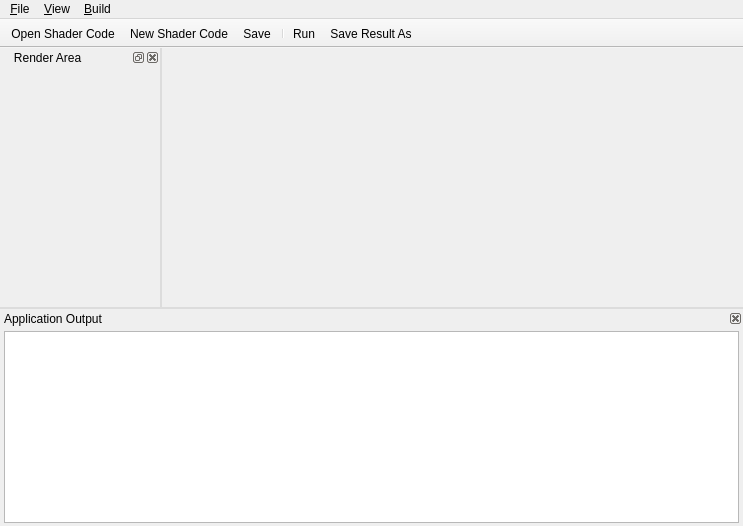
<?xml version="1.0" encoding="UTF-8"?>
<ui version="4.0">
 <class>MainWindow</class>
 <widget class="QMainWindow" name="MainWindow">
  <property name="geometry">
   <rect>
    <x>0</x>
    <y>0</y>
    <width>743</width>
    <height>526</height>
   </rect>
  </property>
  <property name="windowTitle">
   <string>Shader Lab</string>
  </property>
  <property name="windowIcon">
   <iconset resource="../shaderlab.qrc">
    <normaloff>:/ico/img/1303588878_laboratory.png</normaloff>:/ico/img/1303588878_laboratory.png</iconset>
  </property>
  <property name="windowOpacity">
   <double>1.000000000000000</double>
  </property>
  <property name="layoutDirection">
   <enum>Qt::LeftToRight</enum>
  </property>
  <property name="styleSheet">
   <string notr="true">QMainWindow::separator {
     background:  rgb(220, 220, 220);
     width: 2px; /* when vertical */
     height: 2px; /* when horizontal */
 }

 QMainWindow::separator:hover {
     background:  rgb(170, 170, 170);
 }</string>
  </property>
  <widget class="QWidget" name="centralWidget">
   <layout class="QVBoxLayout" name="centralLayout">
    <property name="spacing">
     <number>6</number>
    </property>
    <property name="leftMargin">
     <number>3</number>
    </property>
    <property name="topMargin">
     <number>0</number>
    </property>
    <property name="rightMargin">
     <number>0</number>
    </property>
    <property name="bottomMargin">
     <number>0</number>
    </property>
   </layout>
  </widget>
  <widget class="QMenuBar" name="menuBar">
   <property name="geometry">
    <rect>
     <x>0</x>
     <y>0</y>
     <width>743</width>
     <height>25</height>
    </rect>
   </property>
   <widget class="QMenu" name="menuFile">
    <property name="tearOffEnabled">
     <bool>false</bool>
    </property>
    <property name="title">
     <string>&amp;File</string>
    </property>
    <addaction name="actionNewFile"/>
    <addaction name="actionOpenCode"/>
    <addaction name="separator"/>
    <addaction name="actionSaveFile"/>
    <addaction name="actionSaveAll"/>
    <addaction name="actionSaveAs"/>
    <addaction name="separator"/>
    <addaction name="actionExit"/>
   </widget>
   <widget class="QMenu" name="menuView">
    <property name="title">
     <string>&amp;View</string>
    </property>
    <widget class="QMenu" name="menu_Models">
     <property name="title">
      <string>&amp;Models</string>
     </property>
    </widget>
    <addaction name="actionWireframe"/>
    <addaction name="menu_Models"/>
    <addaction name="separator"/>
   </widget>
   <widget class="QMenu" name="menu_Build">
    <property name="title">
     <string>&amp;Build</string>
    </property>
    <addaction name="actionRunAll"/>
    <addaction name="actionSave_Result_as_Image"/>
   </widget>
   <addaction name="menuFile"/>
   <addaction name="menuView"/>
   <addaction name="menu_Build"/>
  </widget>
  <widget class="QToolBar" name="mainToolBar">
   <property name="movable">
    <bool>false</bool>
   </property>
   <property name="floatable">
    <bool>false</bool>
   </property>
   <attribute name="toolBarArea">
    <enum>TopToolBarArea</enum>
   </attribute>
   <attribute name="toolBarBreak">
    <bool>false</bool>
   </attribute>
   <addaction name="actionOpenCode"/>
   <addaction name="actionNewFile"/>
   <addaction name="actionSaveFile"/>
   <addaction name="separator"/>
   <addaction name="actionRunAll"/>
   <addaction name="actionSave_Result_as_Image"/>
  </widget>
  <widget class="QDockWidget" name="dockRenderWidget">
   <property name="minimumSize">
    <size>
     <width>160</width>
     <height>160</height>
    </size>
   </property>
   <property name="layoutDirection">
    <enum>Qt::LeftToRight</enum>
   </property>
   <property name="styleSheet">
    <string notr="true"/>
   </property>
   <property name="floating">
    <bool>false</bool>
   </property>
   <property name="features">
    <set>QDockWidget::AllDockWidgetFeatures</set>
   </property>
   <property name="windowTitle">
    <string>   Render Area</string>
   </property>
   <attribute name="dockWidgetArea">
    <number>1</number>
   </attribute>
   <widget class="QWidget" name="dockRenderWidgetContents">
    <property name="styleSheet">
     <string notr="true"/>
    </property>
    <layout class="QVBoxLayout" name="verticalLayout_2">
     <property name="spacing">
      <number>2</number>
     </property>
     <property name="margin">
      <number>0</number>
     </property>
     <item>
      <layout class="QVBoxLayout" name="verticalLayout">
       <property name="margin">
        <number>9</number>
       </property>
      </layout>
     </item>
    </layout>
   </widget>
  </widget>
  <widget class="QDockWidget" name="dockOutPutWidget">
   <property name="minimumSize">
    <size>
     <width>97</width>
     <height>121</height>
    </size>
   </property>
   <property name="autoFillBackground">
    <bool>true</bool>
   </property>
   <property name="features">
    <set>QDockWidget::DockWidgetClosable</set>
   </property>
   <property name="allowedAreas">
    <set>Qt::BottomDockWidgetArea</set>
   </property>
   <property name="windowTitle">
    <string>Application Output</string>
   </property>
   <attribute name="dockWidgetArea">
    <number>8</number>
   </attribute>
   <widget class="QWidget" name="dockOutPutWidgetContents">
    <layout class="QVBoxLayout" name="verticalLayout_3">
     <property name="leftMargin">
      <number>4</number>
     </property>
     <property name="topMargin">
      <number>3</number>
     </property>
     <property name="rightMargin">
      <number>4</number>
     </property>
     <property name="bottomMargin">
      <number>3</number>
     </property>
     <item>
      <widget class="QPlainTextEdit" name="outputTextBox">
       <property name="enabled">
        <bool>true</bool>
       </property>
       <property name="readOnly">
        <bool>true</bool>
       </property>
      </widget>
     </item>
    </layout>
   </widget>
  </widget>
  <action name="actionOpenCode">
   <property name="enabled">
    <bool>true</bool>
   </property>
   <property name="icon">
    <iconset resource="../shaderlab.qrc">
     <normaloff>:/ico/img/1302039979_Folder.png</normaloff>:/ico/img/1302039979_Folder.png</iconset>
   </property>
   <property name="text">
    <string>&amp;Open Shader Code...</string>
   </property>
   <property name="shortcut">
    <string>Ctrl+O</string>
   </property>
   <property name="visible">
    <bool>true</bool>
   </property>
   <property name="iconVisibleInMenu">
    <bool>true</bool>
   </property>
  </action>
  <action name="actionExit">
   <property name="icon">
    <iconset resource="../shaderlab.qrc">
     <normaloff>:/ico/img/1302043859_Log Out.png</normaloff>:/ico/img/1302043859_Log Out.png</iconset>
   </property>
   <property name="text">
    <string>&amp;Exit</string>
   </property>
   <property name="shortcut">
    <string>Ctrl+Q</string>
   </property>
  </action>
  <action name="actionRunAll">
   <property name="icon">
    <iconset resource="../shaderlab.qrc">
     <normaloff>:/ico/img/1302039654_buttons_20.png</normaloff>:/ico/img/1302039654_buttons_20.png</iconset>
   </property>
   <property name="text">
    <string>Run</string>
   </property>
   <property name="shortcut">
    <string>Ctrl+R</string>
   </property>
   <property name="visible">
    <bool>true</bool>
   </property>
   <property name="iconVisibleInMenu">
    <bool>true</bool>
   </property>
  </action>
  <action name="actionSaveFile">
   <property name="icon">
    <iconset resource="../shaderlab.qrc">
     <normaloff>:/ico/img/1303587978_3floppy_unmount.png</normaloff>:/ico/img/1303587978_3floppy_unmount.png</iconset>
   </property>
   <property name="text">
    <string>&amp;Save</string>
   </property>
   <property name="shortcut">
    <string>Ctrl+S</string>
   </property>
  </action>
  <action name="actionNewFile">
   <property name="icon">
    <iconset resource="../shaderlab.qrc">
     <normaloff>:/ico/img/1303588715_document-new.png</normaloff>:/ico/img/1303588715_document-new.png</iconset>
   </property>
   <property name="text">
    <string>&amp;New Shader Code...</string>
   </property>
   <property name="shortcut">
    <string>Ctrl+N</string>
   </property>
  </action>
  <action name="actionSaveAs">
   <property name="text">
    <string>Save Shader Code &amp;As ...</string>
   </property>
  </action>
  <action name="actionSaveAll">
   <property name="icon">
    <iconset resource="../shaderlab.qrc">
     <normaloff>:/ico/img/1303588015_save_all.png</normaloff>:/ico/img/1303588015_save_all.png</iconset>
   </property>
   <property name="text">
    <string>Save All...</string>
   </property>
   <property name="shortcut">
    <string>Ctrl+Shift+S</string>
   </property>
  </action>
  <action name="actionWireframe">
   <property name="checkable">
    <bool>true</bool>
   </property>
   <property name="icon">
    <iconset resource="../shaderlab.qrc">
     <normaloff>:/ico/img/wireframe_icon.jpg</normaloff>:/ico/img/wireframe_icon.jpg</iconset>
   </property>
   <property name="text">
    <string>Wireframe</string>
   </property>
   <property name="shortcut">
    <string>Ctrl+W</string>
   </property>
  </action>
  <action name="actionSave_Result_as_Image">
   <property name="icon">
    <iconset resource="../shaderlab.qrc">
     <normaloff>:/ico/img/1303587978_3floppy_unmountImage.png</normaloff>:/ico/img/1303587978_3floppy_unmountImage.png</iconset>
   </property>
   <property name="text">
    <string>Save Result As ...</string>
   </property>
   <property name="shortcut">
    <string>Ctrl+I</string>
   </property>
  </action>
 </widget>
 <layoutdefault spacing="6" margin="11"/>
 <resources>
  <include location="../shaderlab.qrc"/>
 </resources>
 <connections/>
</ui>
